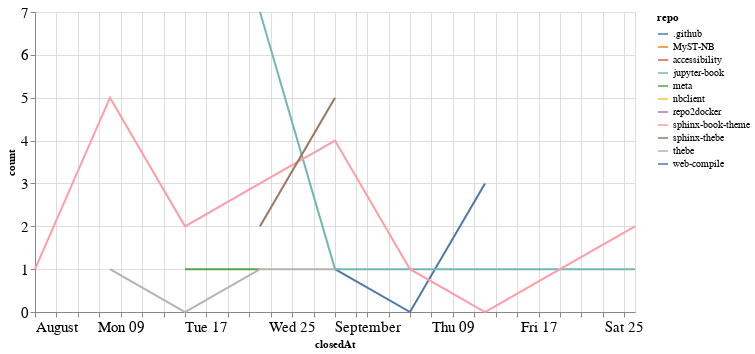

Notebook source saved alongside this figure:
### Code cell
closed_by_time = closed_by.groupby('repo').resample('W', on='closedAt').count()['author'].reset_index()
closed_by_time = closed_by_time.rename(columns={'author': 'count'})

alt.Chart(closed_by_time, width=600).mark_line().encode(
    x='closedAt',
    y='count',
    color='repo',
    tooltip="repo"
)

### Figure 1 — Vega-Lite specification as saved in the notebook (floating-point values rounded to 4 significant figures)
{"config": {"axisLeft": {"labelFontSize": 15}, "axisBottom": {"labelFontSize": 15}}, "data": {"name": "data-da22cd08c52655fd720969b6feaafaf1"}, "mark": "line", "encoding": {"color": {"type": "nominal", "field": "repo"}, "tooltip": {"type": "nominal", "field": "repo"}, "x": {"type": "temporal", "field": "closedAt"}, "y": {"type": "quantitative", "field": "count"}}, "width": 600, "$schema": "https://vega.github.io/schema/vega-lite/v4.8.1.json", "datasets": {"data-da22cd08c52655fd720969b6feaafaf1": [{"repo": ".github", "closedAt": "2021-08-29T00:00:00", "count": 1}, {"repo": ".github", "closedAt": "2021-09-05T00:00:00", "count": 0}, {"repo": ".github", "closedAt": "2021-09-12T00:00:00", "count": 3}, {"repo": "MyST-NB", "closedAt": "2021-08-08T00:00:00", "count": 2}, {"repo": "accessibility", "closedAt": "2021-08-29T00:00:00", "count": 2}, {"repo": "jupyter-book", "closedAt": "2021-08-22T00:00:00", "count": 7}, {"repo": "jupyter-book", "closedAt": "2021-08-29T00:00:00", "count": 1}, {"repo": "jupyter-book", "closedAt": "2021-09-05T00:00:00", "count": 1}, {"repo": "jupyter-book", "closedAt": "2021-09-12T00:00:00", "count": 1}, {"repo": "jupyter-book", "closedAt": "2021-09-19T00:00:00", "count": 1}, {"repo": "jupyter-book", "closedAt": "2021-09-26T00:00:00", "count": 1}, {"repo": "meta", "closedAt": "2021-08-15T00:00:00", "count": 1}, {"repo": "meta", "closedAt": "2021-08-22T00:00:00", "count": 1}, {"repo": "nbclient", "closedAt": "2021-09-19T00:00:00", "count": 1}, {"repo": "repo2docker", "closedAt": "2021-09-19T00:00:00", "count": 1}, {"repo": "sphinx-book-theme", "closedAt": "2021-08-01T00:00:00", "count": 1}, {"repo": "sphinx-book-theme", "closedAt": "2021-08-08T00:00:00", "count": 5}, {"repo": "sphinx-book-theme", "closedAt": "2021-08-15T00:00:00", "count": 2}, {"repo": "sphinx-book-theme", "closedAt": "2021-08-22T00:00:00", "count": 3}, {"repo": "sphinx-book-theme", "closedAt": "2021-08-29T00:00:00", "count": 4}, {"repo": "sphinx-book-theme", "closedAt": "2021-09-05T00:00:00", "count": 1}, {"repo": "sphinx-book-theme", "closedAt": "2021-09-12T00:00:00", "count": 0}, {"repo": "sphinx-book-theme", "closedAt": "2021-09-19T00:00:00", "count": 1}, {"repo": "sphinx-book-theme", "closedAt": "2021-09-26T00:00:00", "count": 2}, {"repo": "sphinx-thebe", "closedAt": "2021-08-22T00:00:00", "count": 2}, {"repo": "sphinx-thebe", "closedAt": "2021-08-29T00:00:00", "count": 5}, {"repo": "thebe", "closedAt": "2021-08-08T00:00:00", "count": 1}, {"repo": "thebe", "closedAt": "2021-08-15T00:00:00", "count": 0}, {"repo": "thebe", "closedAt": "2021-08-22T00:00:00", "count": 1}, {"repo": "thebe", "closedAt": "2021-08-29T00:00:00", "count": 1}, {"repo": "web-compile", "closedAt": "2021-09-26T00:00:00", "count": 1}]}}
